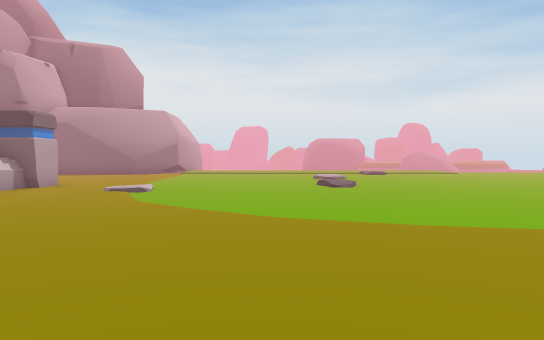
View 1 (above)

24 first-person views from a walk through a scene from a Unity 3-D project. The camera is 1.3 m above the floor, tilts 2° down and sees 70° across. The floor is counted in squares, 1.48 m on a side. Each view is taken from the middle of a square. On the plan, view 1 faces up. The plan holds only what a view shows up to about 13 squares ahead; the rest is blank. The place goes on beyond the plan. The player character is not drawn.

View 2
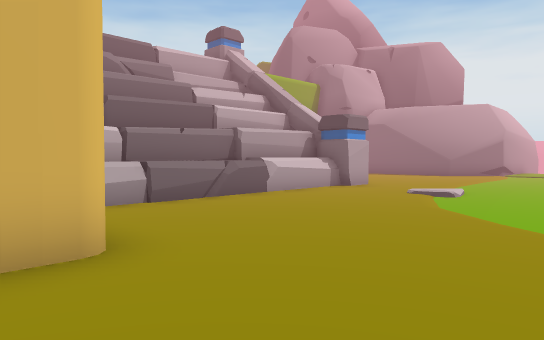

View 3
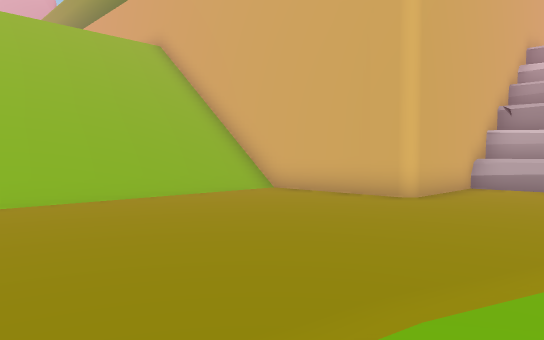

View 4
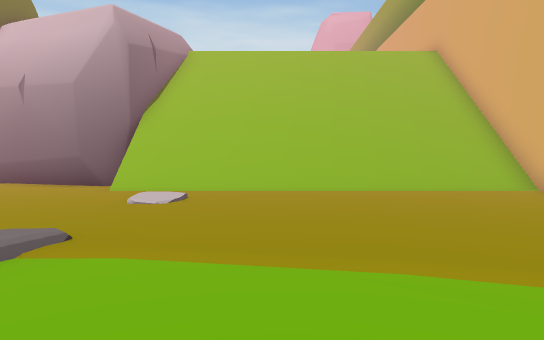

View 5
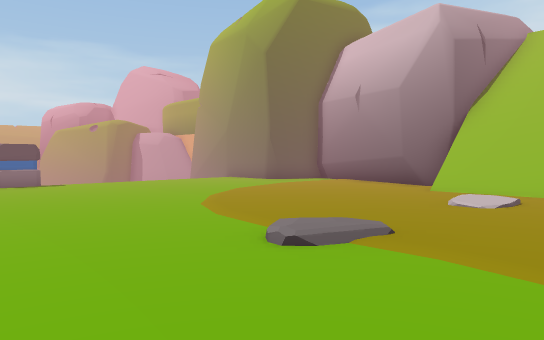

View 6
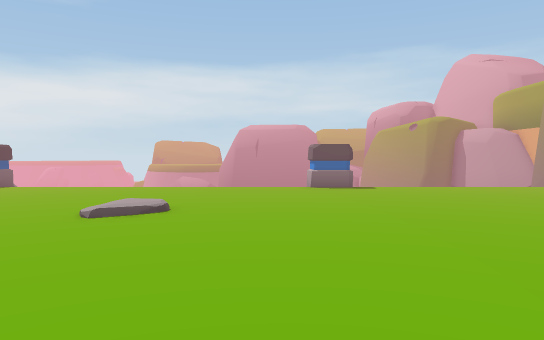

View 7
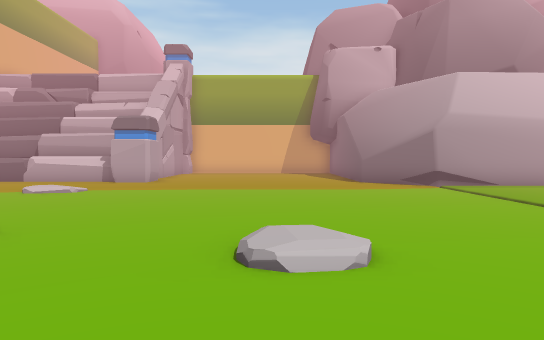

View 8
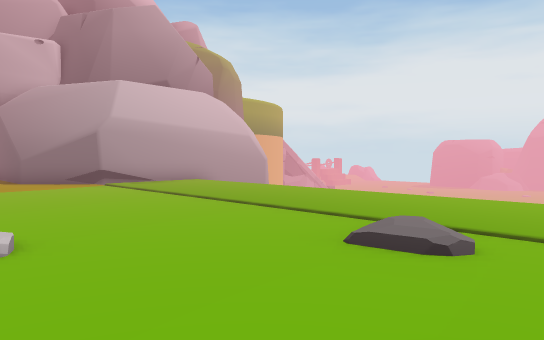

View 9
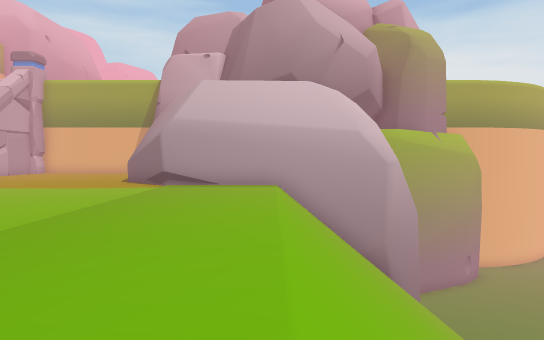

View 10
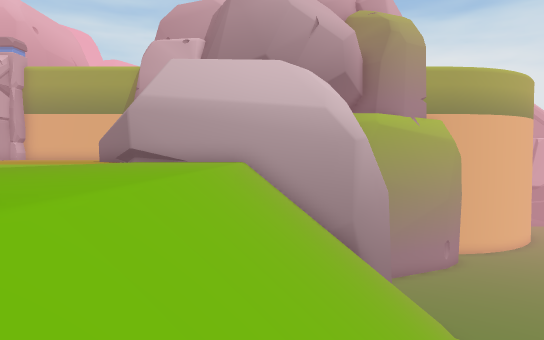

View 11
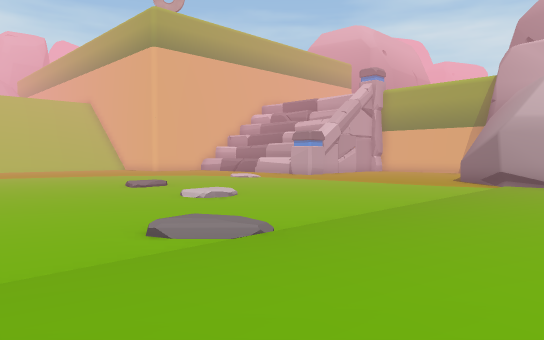

View 12
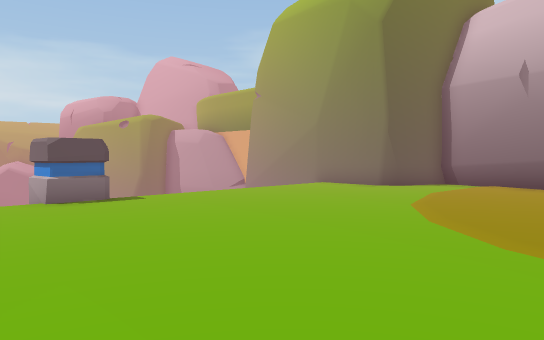

View 13
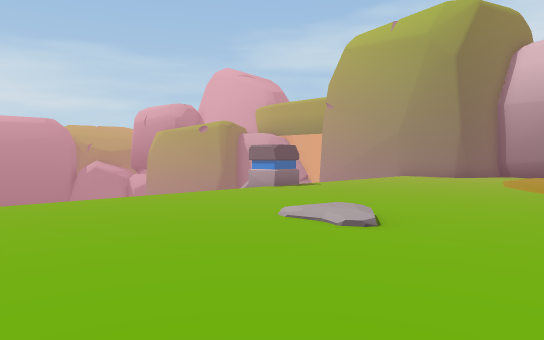

View 14
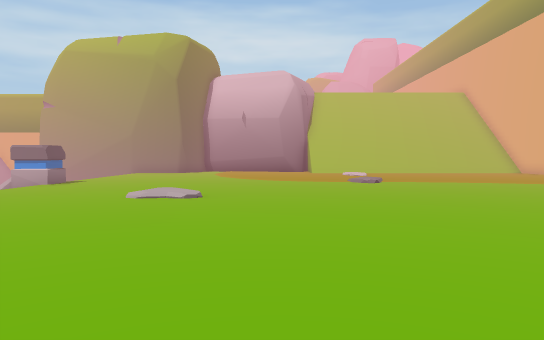

View 15
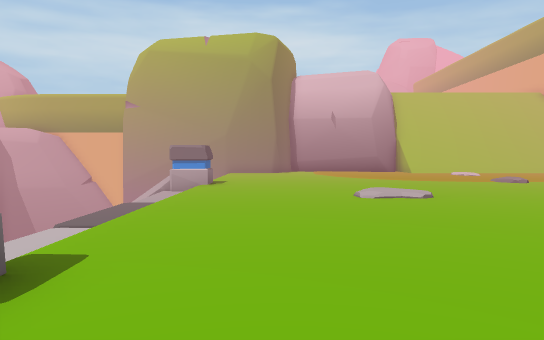

View 16
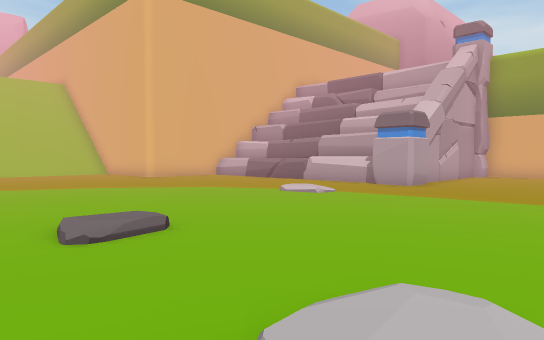

View 17
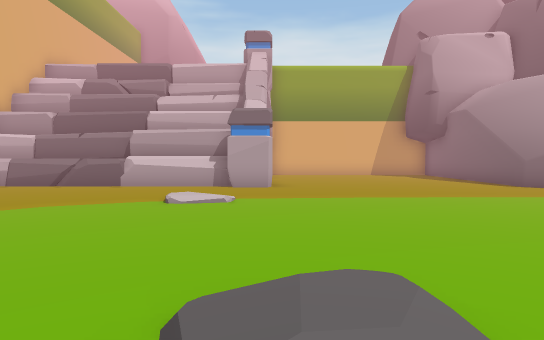

View 18
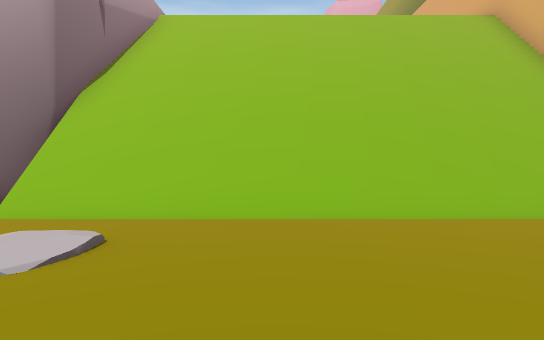

View 19
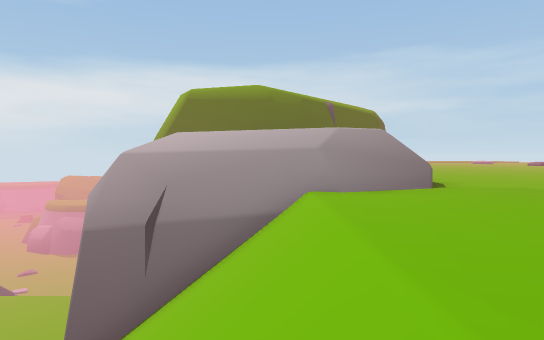

View 20
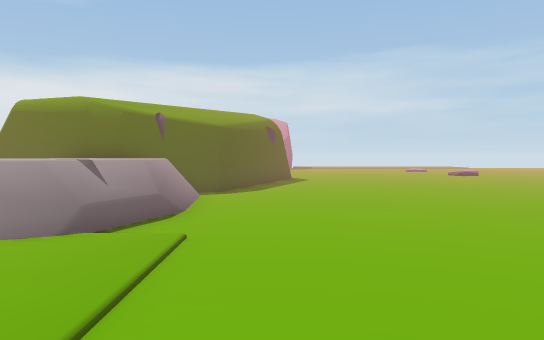

View 21
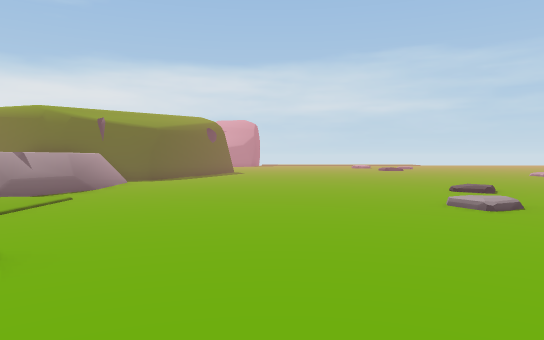

View 22
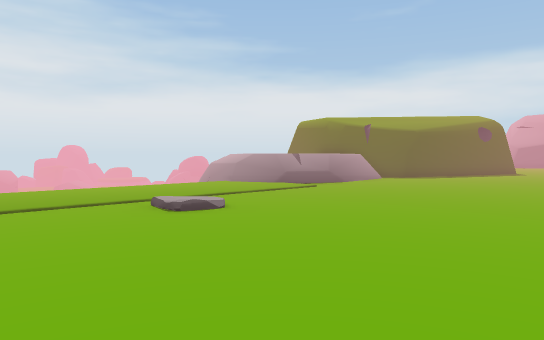

View 23
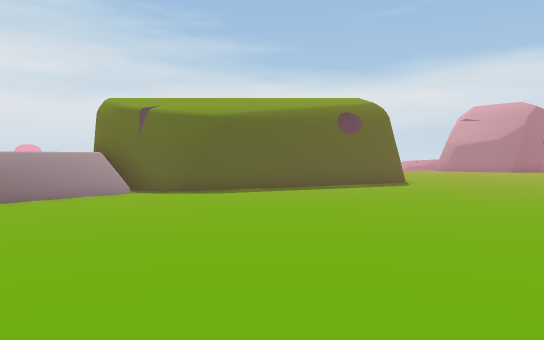

View 24
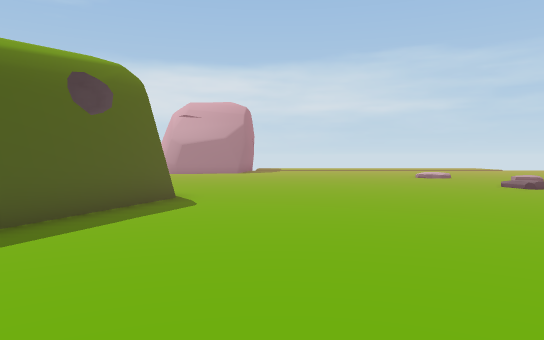

### Floor plan
Key: @ floor where view 1 was taken; # wall or solid block; . main floor; : floor 0.25 m higher than the main floor; - floor 0.5 m lower than the main floor; + floor 7.25 m higher than the main floor; _ floor 7.5 m lower than the main floor; * floor 7.5 m higher than the main floor; / step, stairs or slope; = window, fence, low wall or low ledge; ^ raised ledge; v drop or lower ground.
Columns run from 9 left of view 1 to 21 right of it. Each row starts with its distance up from view 1.
 31    ___
 30    _///
 29     /////
 28     #//////
 27     #///////
 26     #/////////
 25     #////////////
 24     #.............
 23     #............
 22     #.............
 21    ##.............
 20   ##..........:/.
 19 ###..............
 18 ................. .    .
 17 ...........//....
 16 ...........//............
 15 .........................##
 14 ..........................-
 13 ...........//.............-
 12 ###........:..............-
 11  ##../....................-
 10  #^../..............//....-
  9  #^.................//....-
  8  #^.......................-
  7  #^.......................-
  6  #^......................##v
  5  #^............/.........##
  4  #^...........//..........
  3  ^^.......................
  2  #####....................
  1      #......../...........
  0      #...@..../...........
 -1      #....................
 -2      #//////////#.........
 -3      #//////////####...###
 -4      #//////////#  #####
 -5      #//////////#    ##
 -6      #//////////#    ##
 -7      #//////////#    ##
 -8      #   ******=^^   ^#
 -9      #   *******#^^^^##
-10         ********+^^#####
-11         +++++++++++++++####
-12         +++/++++++++++++++####
-13         +++++++++++++++++++++++
-14         +++++++++++++++++++++++
-15        ++++++++++++++++++++++++
-16        ++++++++++++++++++++++++
-17         +++++++++++++++++++++++
-18        + ++ +++/+++++++++++++++
-19              ++/+++++++++ +++++

Positions as (right, up) in squares from view 1, and headings:
1: (0, 0), facing up
2: (0, 1), facing up-left
3: (4, 6), facing down-left
4: (3, 8), facing down
5: (3, 8), facing down-right
6: (5, 7), facing right
7: (6, 16), facing left
8: (7, 16), facing up-left
9: (7, 24), facing left
10: (7, 25), facing left
11: (8, 24), facing down-left
12: (8, 8), facing down-right
13: (8, 14), facing down-right
14: (9, 18), facing down
15: (14, 18), facing down
16: (4, 17), facing down-left
17: (4, 12), facing left
18: (3, 4), facing down
19: (1, -7), facing right
20: (2, -12), facing right
21: (-1, -15), facing right
22: (-2, -18), facing up-right
23: (8, -19), facing up-right
24: (12, -15), facing right
